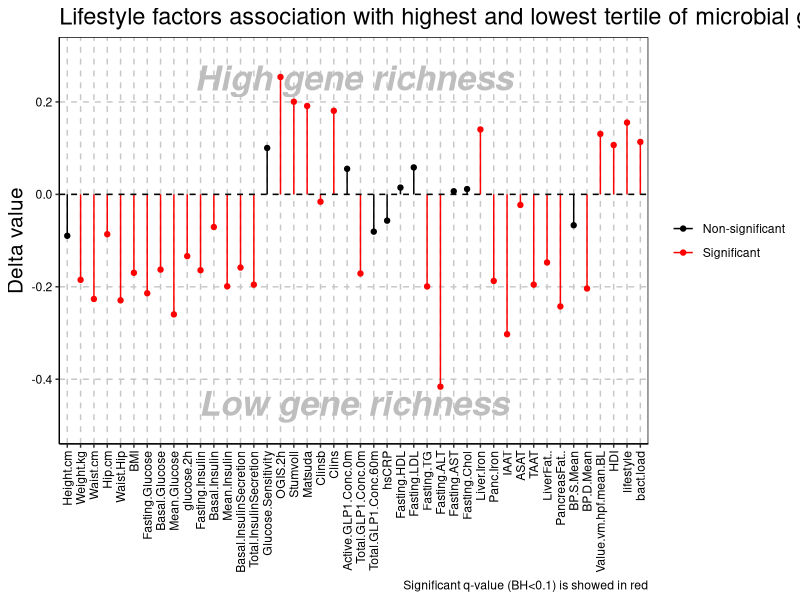
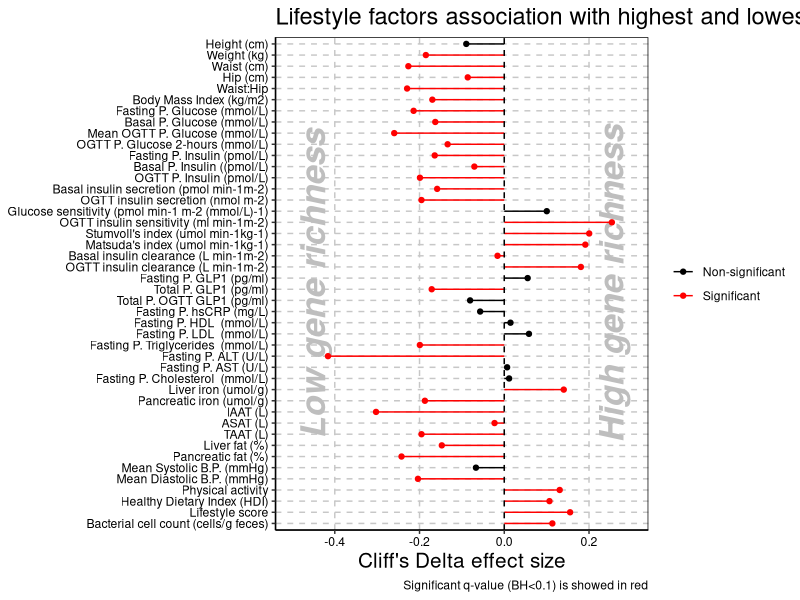

Write the R code that produced these figures, in order.
## models GR and enteros - correct data
setwd('~/Desktop/01_Papers/04_DIRECT/stuff/lmmodelsbaseline/')

library(ggplot2); library(grid)
models <- read.table('LM_GRtertiles.txt', header = T, row.names=1,  sep = '\t')
models$variables <- factor(row.names(models), levels = row.names(models))

ggplot(models, aes(delta, variables, color = ifelse(fdr<=0.1, 'red', 'black'))) + 
  annotation_custom(grobTree(textGrob('High gene richness', x = .5, y = .9, gp=gpar(col = 'gray', fontsize = 25, fontface = 'bold.italic')))) +
  annotation_custom(grobTree(textGrob('Low gene richness', x = .5, y = .1, gp=gpar(col = 'gray', fontsize = 25, fontface = 'bold.italic')))) +
  geom_point() + 
  geom_segment(aes(x=delta, xend =0, y=variables, yend=variables)) + coord_flip() +
  scale_color_manual(values = c('black', 'red'), labels = c('Non-significant', 'Significant')) + xlim(-.5, .3) + geom_vline(xintercept = 0, lty = 'dashed') + 
  theme(axis.line = element_line(linetype = "solid"), panel.grid.major = element_line(colour = "gray78", linetype = "dashed"), 
        axis.title = element_text(size = 15), 
        axis.text.y = element_text(colour = "black"), 
        axis.text.x = element_text(colour = "black", angle=90, hjust=1, vjust=.5), 
        plot.title = element_text(size = 17),
        legend.title = element_blank(), panel.background = element_rect(fill = NA), legend.key = element_rect(fill = NA), 
        legend.background = element_rect(fill = NA), panel.border = element_rect(fill=NA)) +
  labs(title = "Lifestyle factors association with highest and lowest tertile of microbial gene richness", x = "Delta value", y = NULL,caption = "Significant q-value (BH<0.1) is showed in red") 

models$variables <- plyr::revalue(models$variables,
                                  c('Height.cm' = 'Height (cm)',
                                  'Weight.kg' = 'Weight (kg)',
                                  'Waist.cm' = 'Waist (cm)', 
                                  'Hip.cm' =  'Hip (cm)',
                                  'Waist.Hip' = 'Waist:Hip',
                                  'BMI' = 'Body Mass Index (kg/m2)',
                                  'Fasting.Glucose' = 'Fasting P. Glucose (mmol/L)',
                                  'Basal.Glucose' = 'Basal P. Glucose (mmol/L)',
                                  'Mean.Glucose' = 'Mean OGTT P. Glucose (mmol/L)',
                                  'glucose.2h' = 'OGTT P. Glucose 2-hours (mmol/L)',
                                  'Fasting.Insulin' = 'Fasting P. Insulin (pmol/L)',
                                  'Basal.Insulin' = 'Basal P. Insulin ((pmol/L)',
                                  'Mean.Insulin' = 'OGTT P. Insulin (pmol/L)',
                                  'Basal.InsulinSecretion' = 'Basal insulin secretion (pmol min-1m-2)',
                                  'Total.InsulinSecretion' = 'OGTT insulin secretion (nmol m-2)',
                                  'Glucose.Sensitivity' = 'Glucose sensitivity (pmol min-1 m-2 (mmol/L)-1)',
                                  'OGIS.2h'= 'OGTT insulin sensitivity (ml min-1m-2)',
                                  'Stumvoll' = "Stumvoll's index (umol min-1kg-1)",
                                  'Matsuda' = "Matsuda's index (umol min-1kg-1)",
                                  'Clinsb' = 'Basal insulin clearance (L min-1m-2)',
                                  'Clins' = 'OGTT insulin clearance (L min-1m-2)',
                                  'Active.GLP1.Conc.0m' = "Fasting P. GLP1 (pg/ml)",
                                  'Total.GLP1.Conc.0m' = "Total P. GLP1 (pg/ml)",
                                  'Total.GLP1.Conc.60m' = 'Total P. OGTT GLP1 (pg/ml)',
                                  'hsCRP' = "Fasting P. hsCRP (mg/L)",
                                  'Fasting.HDL' = "Fasting P. HDL  (mmol/L)",
                                  'Fasting.LDL' = "Fasting P. LDL  (mmol/L)",
                                  'Fasting.TG' = "Fasting P. Triglycerides  (mmol/L)",
                                  'Fasting.ALT' = "Fasting P. ALT (U/L)",
                                  'Fasting.AST' = "Fasting P. AST (U/L)",
                                  'Fasting.Chol' = "Fasting P. Cholesterol  (mmol/L)",
                                  'Liver.Iron' = "Liver iron (umol/g)",
                                  'Panc.Iron' = "Pancreatic iron (umol/g)",
                                  'IAAT' = "IAAT (L)",
                                  'ASAT' = "ASAT (L)",
                                  'TAAT' = "TAAT (L)",
                                  'LiverFat..' = "Liver fat (%)",
                                  'PancreasFat..' = "Pancreatic fat (%)",
                                  'BP.S.Mean' = "Mean Systolic B.P. (mmHg)",
                                  'BP.D.Mean' = "Mean Diastolic B.P. (mmHg)",
                                  'Value.vm.hpf.mean.BL' = "Physical activity",
                                  'HDI' = "Healthy Dietary Index (HDI)",
                                  'lifestyle' = 'Lifestyle score',
                                  'bact.load'= "Bacterial cell count (cells/g feces)"))
  
pdf('vertical.pdf', height = 10, width = 8)
ggplot(models, aes(delta, variables, color = ifelse(fdr<=0.1, 'red', 'black'))) + 
  annotation_custom(grobTree(textGrob('High gene richness', x = .9, y = .5, gp=gpar(col = 'gray', fontsize = 25, fontface = 'bold.italic'), rot = 90))) +
  annotation_custom(grobTree(textGrob('Low gene richness', x = .1, y = .5, gp=gpar(col = 'gray', fontsize = 25, fontface = 'bold.italic'), rot = 90))) +
  geom_point() + 
  geom_segment(aes(x=delta, xend =0, y=variables, yend=variables)) +
  scale_y_discrete(limits = rev(levels(models$variables))) +
  scale_color_manual(values = c('black', 'red'), labels = c('Non-significant', 'Significant')) + xlim(-.5, .3) + geom_vline(xintercept = 0, lty = 'dashed') + 
  theme(axis.line = element_line(linetype = "solid"), panel.grid.major = element_line(colour = "gray78", linetype = "dashed"), 
        axis.title = element_text(size = 15), 
        axis.text.y = element_text(colour = "black"), 
        axis.text.x = element_text(colour = "black"), 
        plot.title = element_text(size = 17), 
        legend.title = element_blank(), panel.background = element_rect(fill = NA), legend.key = element_rect(fill = NA), 
        legend.background = element_rect(fill = NA), panel.border = element_rect(fill=NA)) +
  labs(title = "Lifestyle factors association with highest and lowest tertile of microbial gene richness", x = "Cliff's Delta effect size", y = NULL,caption = "Significant q-value (BH<0.1) is showed in red") 
dev.off()
